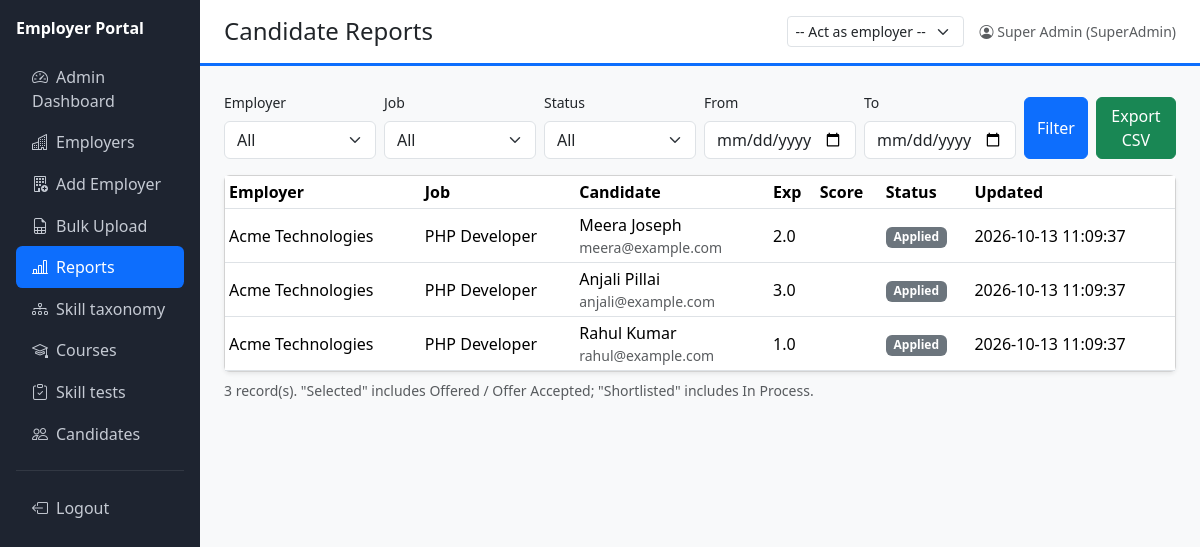
Screenshot of /admin/reports.php (signed in) with the database file from the repository.
### tables this page shows
CREATE TABLE applications (
  id INT AUTO_INCREMENT PRIMARY KEY,
  job_id INT NOT NULL,
  candidate_id INT NOT NULL,
  applied_at DATETIME NOT NULL DEFAULT CURRENT_TIMESTAMP,
  screening_score TINYINT NULL,
  screening_notes VARCHAR(500) NULL,
  status ENUM('Applied','Shortlisted','In Process','Selected','On Hold','Rejected','Offered','Offer Accepted','Offer Declined') NOT NULL DEFAULT 'Applied',
  updated_at DATETIME NOT NULL DEFAULT CURRENT_TIMESTAMP ON UPDATE CURRENT_TIMESTAMP,
  UNIQUE KEY uq_app (job_id, candidate_id),
  FOREIGN KEY (job_id) REFERENCES jobs(id) ON DELETE CASCADE,
  FOREIGN KEY (candidate_id) REFERENCES candidates(id) ON DELETE CASCADE
);

CREATE TABLE employers (
  id INT AUTO_INCREMENT PRIMARY KEY,
  company_id VARCHAR(50) NULL UNIQUE,
  company_name VARCHAR(150) NOT NULL,
  email VARCHAR(150) NOT NULL UNIQUE,
  mobile VARCHAR(20) NULL,
  email_verified TINYINT(1) NOT NULL DEFAULT 0,
  mobile_verified TINYINT(1) NOT NULL DEFAULT 0,
  contact_person VARCHAR(120) NULL,
  designation VARCHAR(100) NULL,
  industry VARCHAR(100) NULL,
  company_size VARCHAR(30) NULL,
  website VARCHAR(200) NULL,
  address VARCHAR(255) NULL,
  city VARCHAR(80) NULL,
  state VARCHAR(80) NULL,
  country VARCHAR(80) NULL DEFAULT 'India',
  about TEXT NULL,
  logo VARCHAR(255) NULL,
  brand_color VARCHAR(7) NOT NULL DEFAULT '#0d6efd',
  tagline VARCHAR(200) NULL,
  status ENUM('Pending','Approved','Rejected','Suspended') NOT NULL DEFAULT 'Pending',
  source ENUM('Self','EmpAdmin','Bulk') NOT NULL DEFAULT 'Self',
  approved_by INT NULL,
  approved_at DATETIME NULL,
  created_at DATETIME NOT NULL DEFAULT CURRENT_TIMESTAMP
);

CREATE TABLE jobs (
  id INT AUTO_INCREMENT PRIMARY KEY,
  employer_id INT NOT NULL,
  title VARCHAR(150) NOT NULL,
  department VARCHAR(100) NULL,
  description TEXT NOT NULL,
  skills VARCHAR(500) NULL COMMENT 'comma separated',
  location VARCHAR(120) NULL,
  job_type ENUM('Full-time','Part-time','Contract','Internship') NOT NULL DEFAULT 'Full-time',
  exp_min DECIMAL(4,1) NOT NULL DEFAULT 0,
  exp_max DECIMAL(4,1) NULL,
  salary_min INT NULL,
  salary_max INT NULL,
  vacancies INT NOT NULL DEFAULT 1,
  last_date DATE NULL,
  status ENUM('Draft','Published','Closed') NOT NULL DEFAULT 'Draft',
  published_at DATETIME NULL,
  created_by INT NULL,
  created_at DATETIME NOT NULL DEFAULT CURRENT_TIMESTAMP,
  updated_at DATETIME NOT NULL DEFAULT CURRENT_TIMESTAMP ON UPDATE CURRENT_TIMESTAMP,
  FOREIGN KEY (employer_id) REFERENCES employers(id) ON DELETE CASCADE
);

CREATE TABLE candidates (
  id INT AUTO_INCREMENT PRIMARY KEY,
  name VARCHAR(120) NOT NULL,
  email VARCHAR(150) NOT NULL UNIQUE,
  phone VARCHAR(20) NULL,
  dob DATE NULL,
  gender ENUM('Male','Female','Other') NULL,
  location VARCHAR(120) NULL,
  education VARCHAR(200) NULL,
  experience_years DECIMAL(4,1) NOT NULL DEFAULT 0,
  current_company VARCHAR(150) NULL,
  skills VARCHAR(500) NULL,
  summary TEXT NULL,
  resume_path VARCHAR(255) NULL,
  created_at DATETIME NOT NULL DEFAULT CURRENT_TIMESTAMP
);

### admin/reports.php (the view, shortened to what this page needs)
<?php
require_once '../includes/bootstrap.php'; require_once '../includes/layout.php';
$from = $_GET['from'] ?? ''; $to = $_GET['to'] ?? '';
$sql = 'SELECT a.id, e.company_name, j.title job, c.name candidate, c.email, c.phone, c.experience_years, a.screening_score, a.status, a.applied_at, a.updated_at
        FROM applications a JOIN jobs j ON j.id=a.job_id JOIN employers e ON e.id=j.employer_id JOIN candidates c ON c.id=a.candidate_id WHERE 1';
$p = [];
$data = rows($sql . ' ORDER BY a.updated_at DESC', $p);
page_header('Candidate Reports', 'reports'); ?>
<form class="row g-2 mb-3 align-items-end">
<div class="col-md-2"><label class="form-label small">Employer</label><select name="employer" class="form-select"><option value="0">All</option></select></div>
<div class="col-md-2"><label class="form-label small">Job</label><select name="job" class="form-select"><option value="0">All</option></select></div>
<div class="col-md-2"><label class="form-label small">Status</label><select name="status" class="form-select"><option value="">All</option></select></div>
<div class="col-md-2"><label class="form-label small">From</label><input type="date" name="from" value="<?= e($from) ?>" class="form-control"></div>
<div class="col-md-2"><label class="form-label small">To</label><input type="date" name="to" value="<?= e($to) ?>" class="form-control"></div>
<div class="col-md-2 d-flex gap-2"><button class="btn btn-primary">Filter</button><button name="export" value="1" class="btn btn-success">Export CSV</button></div></form>
<div class="card shadow-sm"><div class="table-responsive"><table class="table table-sm table-hover mb-0 align-middle"><thead><tr><th>Employer</th><th>Job</th><th>Candidate</th><th>Exp</th><th>Score</th><th>Status</th><th>Updated</th></tr></thead>
<?php foreach ($data as $r): ?><tr><td><?= e($r['company_name']) ?></td><td><?= e($r['job']) ?></td><td><?= e($r['candidate']) ?><div class="small text-muted"><?= e($r['email']) ?></div></td><td><?= e($r['experience_years']) ?></td><td><?= e($r['screening_score']) ?></td><td><?= status_badge($r['status']) ?></td><td><?= e($r['updated_at']) ?></td></tr>
<?php endforeach; if (!$data): ?><tr><td colspan="7" class="text-muted p-3">No records.</td></tr><?php endif; ?></table></div></div>
<p class="text-muted small mt-2"><?= count($data) ?> record(s). "Selected" includes Offered / Offer Accepted; "Shortlisted" includes In Process.</p>
<?php page_footer();

### includes/layout.php (shortened to what this page needs)
<?php
function page_header($title, $active = '') {
    $u = user(); $brand = '#0d6efd'; $logo = null; $company = APP_NAME;
    ?><!doctype html>
<html lang="en"><head><meta charset="utf-8"><meta name="viewport" content="width=device-width,initial-scale=1">
<link href="https://cdn.jsdelivr.net/npm/bootstrap@5.3.3/dist/css/bootstrap.min.css" rel="stylesheet">
<link href="https://cdn.jsdelivr.net/npm/bootstrap-icons@1.11.3/font/bootstrap-icons.min.css" rel="stylesheet">
</head><body class="bg-light">
<div class="container-fluid"><div class="row">
<nav class="col-md-2 sidebar p-3">
  <div class="text-white fw-bold mb-3 d-flex align-items-center gap-2">
    <?php if ($logo): ?><img src="<?= e(url($logo)) ?>" height="32" class="rounded bg-white p-1"><?php endif; ?><span><?= e($company) ?></span></div>
  <?php
  $items = [];
  if (is_admin()) {
      $items[] = ['admin/dashboard.php', 'speedometer2', 'Admin Dashboard', 'adash'];
      if (can_manage_employers()) {
          $items[] = ['admin/employers.php', 'buildings', 'Employers', 'emps'];
          $items[] = ['admin/employer_add.php', 'building-add', 'Add Employer', 'empadd'];
          $items[] = ['admin/employer_bulk.php', 'file-earmark-spreadsheet', 'Bulk Upload', 'bulk'];
          $items[] = ['admin/reports.php', 'bar-chart-line', 'Reports', 'reports'];
      }
      if (in_array($u['role'], ['SuperAdmin', 'SkillsAdmin'], true)) {
          $items[] = ['admin/skills.php', 'diagram-3', 'Skill taxonomy', 'askills'];
          $items[] = ['admin/courses.php', 'mortarboard', 'Courses', 'acourses'];
          $items[] = ['admin/tests.php', 'clipboard-check', 'Skill tests', 'atests'];
      }
      if (in_array($u['role'], ['SuperAdmin', 'CandAdmin'], true)) $items[] = ['admin/candidates.php', 'people', 'Candidates', 'acands'];
  }
  foreach ($items as $i): ?>
    <a href="<?= e(url($i[0])) ?>" class="<?= $active === $i[3] ? 'active' : '' ?>"><i class="bi bi-<?= $i[1] ?> me-2"></i><?= e($i[2]) ?></a>
  <?php endforeach; ?>
  <hr class="border-secondary"><a href="<?= e(url('logout.php')) ?>"><i class="bi bi-box-arrow-left me-2"></i>Logout</a>
</nav>
<main class="col-md-10 p-0">
  <div class="topbar bg-white px-4 py-3 d-flex justify-content-between align-items-center flex-wrap gap-2">
    <h4 class="m-0"><?= e($title) ?></h4>
    <div class="d-flex align-items-center gap-3">
      <?php if (can_manage_employers()):
          $all = rows("SELECT id,company_name FROM employers WHERE status='Approved' ORDER BY company_name"); ?>
        <form method="post" action="<?= e(url('employer/switch.php')) ?>" class="d-flex gap-2"><?= csrf_field() ?>
          <select name="id" class="form-select form-select-sm" onchange="this.form.submit()">
            <option value="0">-- Act as employer --</option>
          </select></form>
      <?php endif; ?>
      <span class="text-muted small"><i class="bi bi-person-circle"></i> <?= e($u['name']) ?> (<?= e($u['role']) ?>)</span>
    </div>
  </div>
  <div class="p-4">
  <?php foreach (flash() as [$t, $m]): ?><div class="alert alert-<?= e($t) ?> alert-dismissible fade show"><?= e($m) ?><button class="btn-close" data-bs-dismiss="alert"></button></div><?php endforeach;
}
function page_footer() { if (!user()) { ?></div><script src="https://cdn.jsdelivr.net/npm/bootstrap@5.3.3/dist/js/bootstrap.bundle.min.js"></script></body></html><?php return; } ?>
  </div></main></div></div>
<script src="https://cdn.jsdelivr.net/npm/bootstrap@5.3.3/dist/js/bootstrap.bundle.min.js"></script></body></html>
<?php }

### includes/bootstrap.php (shortened to what this page needs)
<?php
try {
    $pdo = new PDO('mysql:host=' . DB_HOST . ';dbname=' . DB_NAME . ';charset=utf8mb4', DB_USER, DB_PASS, [
        PDO::ATTR_ERRMODE => PDO::ERRMODE_EXCEPTION,
        PDO::ATTR_DEFAULT_FETCH_MODE => PDO::FETCH_ASSOC,
        PDO::ATTR_EMULATE_PREPARES => false,
    ]);
$pdo->exec("SET time_zone='" . date('P') . "'");
} catch (PDOException $ex) { die('Database connection failed. Check config.php'); }
function e($s) { return htmlspecialchars((string)$s, ENT_QUOTES, 'UTF-8'); }
function url($p = '') { return BASE_URL . '/' . ltrim($p, '/'); }
function q($sql, $params = []) { global $pdo; $st = $pdo->prepare($sql); $st->execute($params); return $st; }
function rows($sql, $params = []) { return q($sql, $params)->fetchAll(); }
function user() { return $_SESSION['user'] ?? null; }
function can_manage_employers() { $u = user(); return $u && in_array($u['role'], ['SuperAdmin', 'EmpAdmin'], true); }
function emp_id() {
    $u = user();
    return (int)($_SESSION['acting_emp'] ?? 0);
}
function status_badge($s) {
    $m = ['Applied' => 'secondary', 'Shortlisted' => 'info', 'In Process' => 'primary', 'Selected' => 'success', 'On Hold' => 'warning', 'Rejected' => 'danger',
          'Offered' => 'success', 'Offer Accepted' => 'success', 'Offer Declined' => 'dark', 'Pending' => 'warning', 'Approved' => 'success',
          'Suspended' => 'dark', 'Draft' => 'secondary', 'Published' => 'success', 'Closed' => 'dark', 'Passed' => 'success', 'Failed' => 'danger',
          'Withdrawn' => 'dark', 'Scheduled' => 'primary', 'Completed' => 'success', 'Cancelled' => 'dark', 'Verified' => 'success'];
    return '<span class="badge text-bg-' . ($m[$s] ?? 'secondary') . '">' . e($s) . '</span>';
}

### rows the page displays
applications: employers.company_name "Acme Technologies", job.title "PHP Developer", candidate.name "Meera Joseph", candidate.email "meera@example.com", candidate.experience_years "2.0", status "Applied", updated_at "2026-10-13 11:09:37"
applications: employers.company_name "Acme Technologies", job.title "PHP Developer", candidate.name "Anjali Pillai", candidate.email "anjali@example.com", candidate.experience_years "3.0", status "Applied", updated_at "2026-10-13 11:09:37"
applications: employers.company_name "Acme Technologies", job.title "PHP Developer", candidate.name "Rahul Kumar", candidate.email "rahul@example.com", candidate.experience_years "1.0", status "Applied", updated_at "2026-10-13 11:09:37"

### other values shown
$company "Employer Portal"
$i[2] "Admin Dashboard"
$i[2] "Employers"
$i[2] "Add Employer"
$i[2] "Bulk Upload"
$i[2] "Reports"
$i[2] "Skill taxonomy"
$i[2] "Courses"
$i[2] "Skill tests"
$i[2] "Candidates"
$title "Candidate Reports"
$u['name'] "Super Admin"
$u['role'] "SuperAdmin"
count($data) "3"
